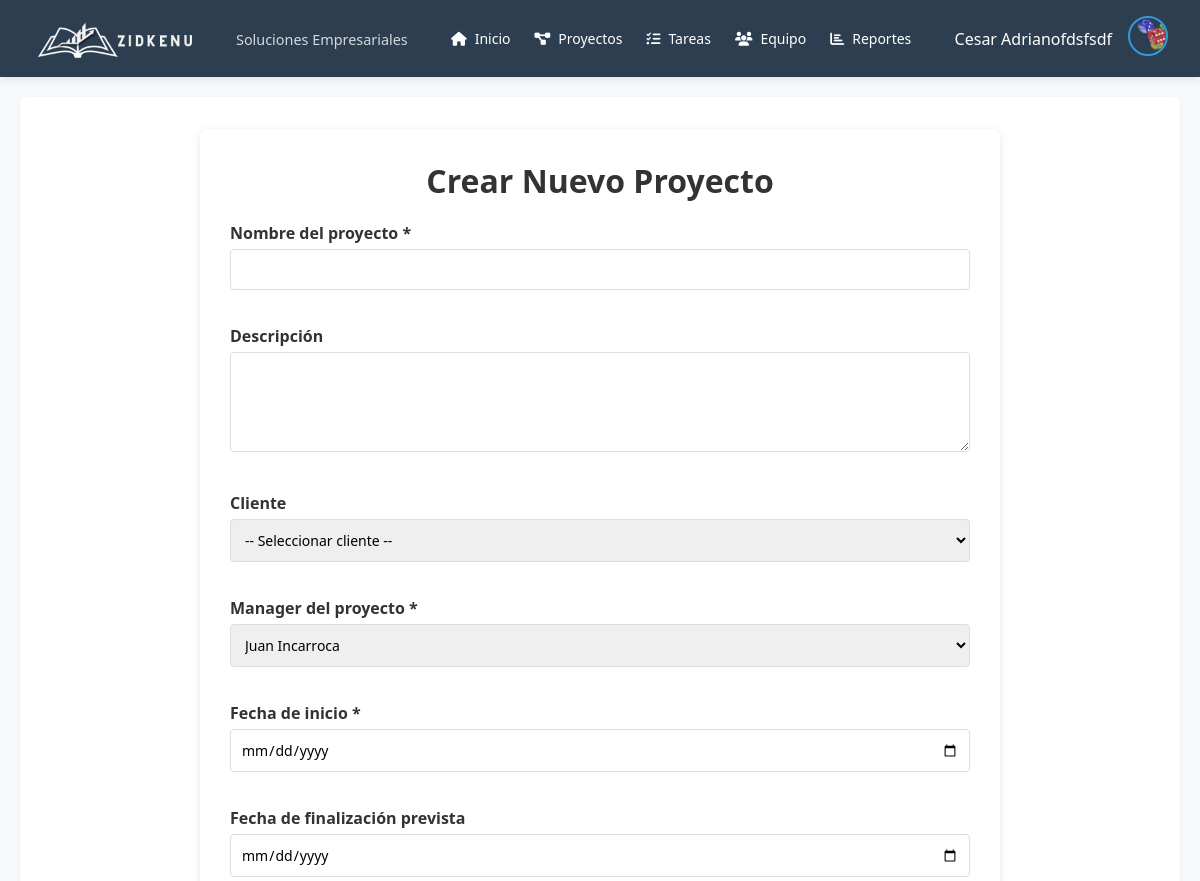
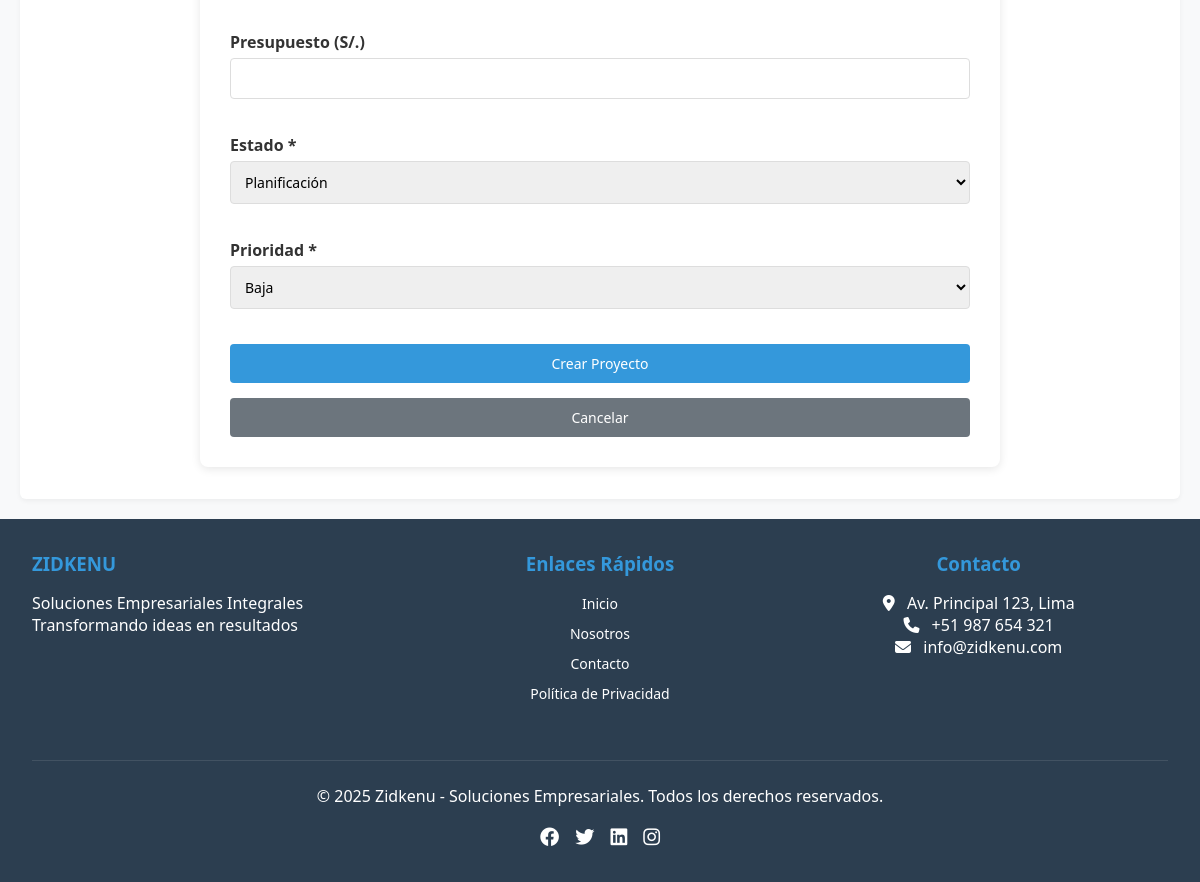
The page /pantallas/create_project.php (signed in) on the database its author committed (2 pictures, top to bottom).
### tables this page shows
CREATE TABLE `users` (
  `id` int(11) NOT NULL,
  `username` varchar(50) NOT NULL,
  `password` varchar(255) NOT NULL,
  `email` varchar(100) NOT NULL,
  `nombres` varchar(50) NOT NULL,
  `apellidos` varchar(50) NOT NULL,
  `fecha_nacimiento` date NOT NULL,
  `dni` int(8) NOT NULL,
  `celular` int(9) NOT NULL,
  `foto_perfil` varchar(255) DEFAULT '../assets/foto_perfil/default.png',
  `role` enum('admin','manager','member') NOT NULL DEFAULT 'member',
  `created_at` timestamp NOT NULL DEFAULT current_timestamp(),
  `updated_at` timestamp NOT NULL DEFAULT current_timestamp() ON UPDATE current_timestamp()
);

### pantallas/create_project.php (the view, shortened to what this page needs)
<?php
require '../conexion/config.php';
$stmt = $pdo->prepare("SELECT * FROM users WHERE id = ?");
$stmt->execute([$_SESSION['user_id']]);
$user = $stmt->fetch();
$managersStmt = $pdo->query("SELECT id, nombres, apellidos FROM users WHERE role = 'manager'");
$managers = $managersStmt->fetchAll();
?>
<!DOCTYPE html>
<html lang="es">
<head>
    <link rel="stylesheet" href="../css/style.css">
</head>
<body>
    <?php include '../estructura/header.php'; ?>
    <div class="form-container">
        <h1>Crear Nuevo Proyecto</h1>
        <form action="create_project.php" method="post">
            <div class="form-group">
                <label for="name">Nombre del proyecto *</label>
                <input type="text" name="name" required>
            </div>
            <div class="form-group">
                <label for="description">Descripción</label>
                <textarea name="description"></textarea>
            </div>
            <div class="form-group">
                <label for="client_id">Cliente</label>
                <select name="client_id">
                    <option value="">-- Seleccionar cliente --</option>
                </select>
            </div>
            <div class="form-group">
                <label for="manager_id">Manager del proyecto *</label>
                <select name="manager_id" required>
                    <?php foreach ($managers as $manager): ?>
                        <option value="<?= $manager['id'] ?>"><?= htmlspecialchars($manager['nombres'] . ' ' . $manager['apellidos']) ?></option>
                    <?php endforeach; ?>
                </select>
            </div>
            <div class="form-group">
                <label for="start_date">Fecha de inicio *</label>
                <input type="date" name="start_date" required>
            </div>
            <div class="form-group">
                <label for="end_date">Fecha de finalización prevista</label>
                <input type="date" name="end_date">
            </div>
            <div class="form-group">
                <label for="budget">Presupuesto (S/.)</label>
                <input type="number" name="budget" step="0.01" min="0">
            </div>
            <div class="form-group">
                <label for="status">Estado *</label>
                <select name="status" required>
                    <option value="planning">Planificación</option>
                </select>
            </div>
            <div class="form-group">
                <label for="priority">Prioridad *</label>
                <select name="priority" required>
                    <option value="low">Baja</option>
                </select>
            </div>
            <button type="submit" class="btn">Crear Proyecto</button>
            <a href="projects.php" class="btn" style="background: #6c757d;">Cancelar</a>
        </form>
    </div>
    <?php include '../estructura/footer.php'; ?>
</body>
</html>

### estructura/header.php (shortened to what this page needs)
<?php
if (session_status() === PHP_SESSION_NONE) {
    session_start();
}require_once __DIR__ . '/../conexion/config.php';
?>
<!DOCTYPE html>
<html lang="es">
<head>
    <link rel="stylesheet" href="https://cdnjs.cloudflare.com/ajax/libs/font-awesome/6.4.0/css/all.min.css">
    <link rel="stylesheet" href="../css/style.css">
</head>
<body>
    <header class="navbar">
        <div class="logo-container">
            <img src="<?= BASE_URL ?>assets/img/zidkenu_logo.png" alt="Zidkenu Logo" class="logo-img">
            <div>
                <span class="logo-slogan">Soluciones Empresariales</span>
            </div>
        </div>
        <nav class="nav-links">
            <a href="<?= BASE_URL ?>./pantallas/home_screen.php"><i class="fas fa-home"></i> Inicio</a>
            <a href="<?= BASE_URL ?>./pantallas/projects.php"><i class="fas fa-project-diagram"></i> Proyectos</a>
            <a href="<?= BASE_URL ?>./pantallas/tareas/tasks.php"><i class="fas fa-tasks"></i> Tareas</a>
            <a href="<?= BASE_URL ?>./pantallas/team.php"><i class="fas fa-users"></i> Equipo</a>
            <a href="<?= BASE_URL ?>./pantallas/reports.php"><i class="fas fa-chart-bar"></i> Reportes</a>
        </nav>
        <?php if (isset($_SESSION['user_id'])): ?>
        <div class="user-menu">
            <span class="username"><?= htmlspecialchars($user['nombres'] ?? 'Usuario') ?></span>
            <div class="dropdown">
                <img src="<?= BASE_URL . '/' . htmlspecialchars($_SESSION['user_avatar'] ?? $user['foto_perfil'] ?? 'default.jpg') ?>" alt="Avatar" class="avatar" id="avatarBtn">
            </div>
        </div>
        <?php endif; ?>
    </header>
    <main class="main-content">

### css/style.css (style rules this page uses)
:root { --primary-color: #2c3e50; --secondary-color: #3498db; --accent-color: #e74c3c; --light-color: #ecf0f1; --dark-color: #2c3e50; --text-color: #333; --border-radius: 6px;; }
body { font-family: Arial, sans-serif; background-color: #fff; margin: 0; padding: 0; }
h1 { margin-bottom: 20px; }
form { display: flex; flex-direction: column; gap: 15px; text-align: left; }
label { font-weight: bold; margin-bottom: 5px; }
input[type="email"], input[type="password"], input[type="text"], input[type="date"], input[type="number"] { padding: 10px; border: 1px solid #ccc; border-radius: 6px; width: 100%; }
button { padding: 12px; background-color: #0074d9; color: white; border: none; border-radius: 6px; font-size: 16px; cursor: pointer; }
a { color: #0074d9; text-decoration: none; font-size: 14px; }
* { margin: 0; padding: 0; box-sizing: border-box; font-family: 'Segoe UI', Tahoma, Geneva, Verdana, sans-serif; }
body { background-color: #f5f5f5; min-height: 100vh; display: flex; flex-direction: column; color: var(--text-color); }
.navbar { background-color: var(--primary-color); color: white; padding: 1rem 2rem; display: flex; justify-content: space-between; align-items: center; box-shadow: 0 2px 10px rgba(0, 0, 0, 0.1); position: relative; z-index: 1000; }
.logo-container { display: flex; align-items: center; gap: 1rem; }
.logo-img { height: 40px; }
.logo-slogan { font-size: 0.9rem; opacity: 0.8; margin-left: 1rem; }
.nav-links { display: flex; gap: 1.5rem; }
.nav-links a { color: white; text-decoration: none; font-weight: 500; transition: color 0.3s; display: flex; align-items: center; gap: 0.5rem; padding: 0.5rem 0; }
.user-menu { display: flex; align-items: center; gap: 1rem; position: relative; }
.username { font-weight: 500; cursor: pointer; }
.avatar { width: 40px; height: 40px; border-radius: 50%; object-fit: cover; cursor: pointer; border: 2px solid var(--secondary-color); transition: transform 0.2s; }
.main-content { flex: 1; padding: 2rem; background-color: #fff; margin: 20px; border-radius: var(--border-radius); box-shadow: 0 2px 5px rgba(0,0,0,0.05); }
.btn { padding: 12px 20px; background-color: var(--secondary-color); color: white; border: none; border-radius: var(--border-radius); font-size: 16px; cursor: pointer; transition: all 0.3s; display: inline-block; text-align: center; text-decoration: none; }
h1 { text-align: center; }
body { background-color: #f8f9fa; }
:root { --primary: #4361ee; --secondary: #3f37c9; --success: #4cc9f0; --info: #4895ef; --warning: #f8961e; --danger: #f72585; --light: #f8f9fa; --dark: #212529; --white: #ffffff; --gray: #6c757d; }
.form-container { max-width: 800px; margin: 0 auto; background-color: #fff; padding: 30px; border-radius: 8px; box-shadow: 0 2px 10px rgba(0,0,0,0.1); }
.form-group { margin-bottom: 20px; }
.form-group label { display: block; margin-bottom: 5px; font-weight: bold; color: #333; }
.form-group input, .form-group select, .form-group textarea { width: 100%; padding: 10px; border: 1px solid #ddd; border-radius: 4px; font-size: 14px; box-sizing: border-box; }
.form-group textarea { height: 100px; resize: vertical; }
.btn { padding: 10px 20px; border: none; border-radius: 4px; cursor: pointer; text-decoration: none; display: inline-block; font-size: 14px; transition: background-color 0.3s; }

### pantallas/create_project.php (style rules this page uses)
.form-group { margin-bottom: 15px; }
label { display: block; margin-bottom: 5px; font-weight: bold; }
input, select, textarea { width: 100%; padding: 8px; border: 1px solid #ddd; border-radius: 4px; }
.btn { background: #007bff; color: white; border: none; padding: 10px 15px; border-radius: 4px; cursor: pointer; }

### rows shown on the page
users: nombres "Cesar Adrianofdsfsdf", foto_perfil (picture)

### other values the page prints
form field manager_id "Juan Incarroca"
